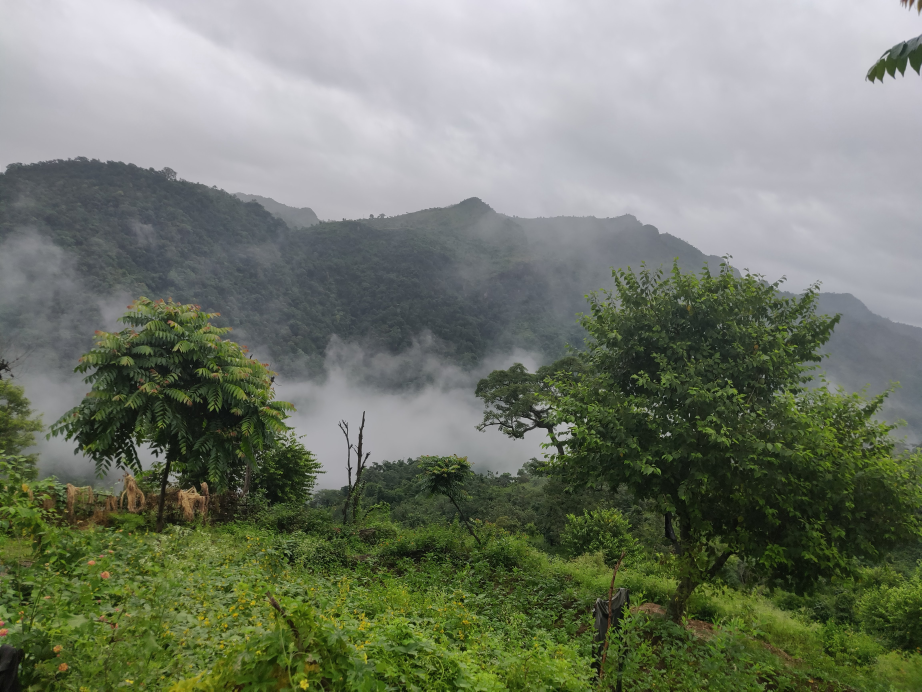
#> input picture sample_image.jpg, 4608 x 3456 px, found by its file name (shown at 1/5 size)
$ jupyter execute Colouridentification.ipynb   (shell and % lines are left out)
#> lines starting #> are read from the running program, lines starting #| are printed output that depends on the picture
<a href="https://colab.research.google.com/github/tawfeeq6719/colour-identification/blob/colour-identification-code/Colouridentification.ipynb" target="_parent"></a>

#  **TOPIC : COLOUR IDENTIFICATION IN IMAGE**

#  NAME: TAWFEEQ

#  BATCH: MAY 23

[cell 1]
from sklearn.cluster import KMeans
import matplotlib.pyplot as plt
import numpy as np
import cv2
from collections import Counter
from skimage.color import rgb2lab, deltaE_cie76

[cell 2]
image = cv2.imread('/sample_image.jpg')
#> image is the input picture: shape (3456, 4608, 3); mean B, G, R 107.4, 123.1, 115.9
print("The type of this input is {}".format(type(image)))
#| The type of this input is <class 'numpy.ndarray'>
print("Shape: {}".format(image.shape))
#| Shape: (3456, 4608, 3)
plt.imshow(image)

[cell 3]
image = cv2.cvtColor(image, cv2.COLOR_BGR2RGB)
plt.imshow(image)

[cell 4]
gray_image = cv2.cvtColor(image, cv2.COLOR_BGR2GRAY)
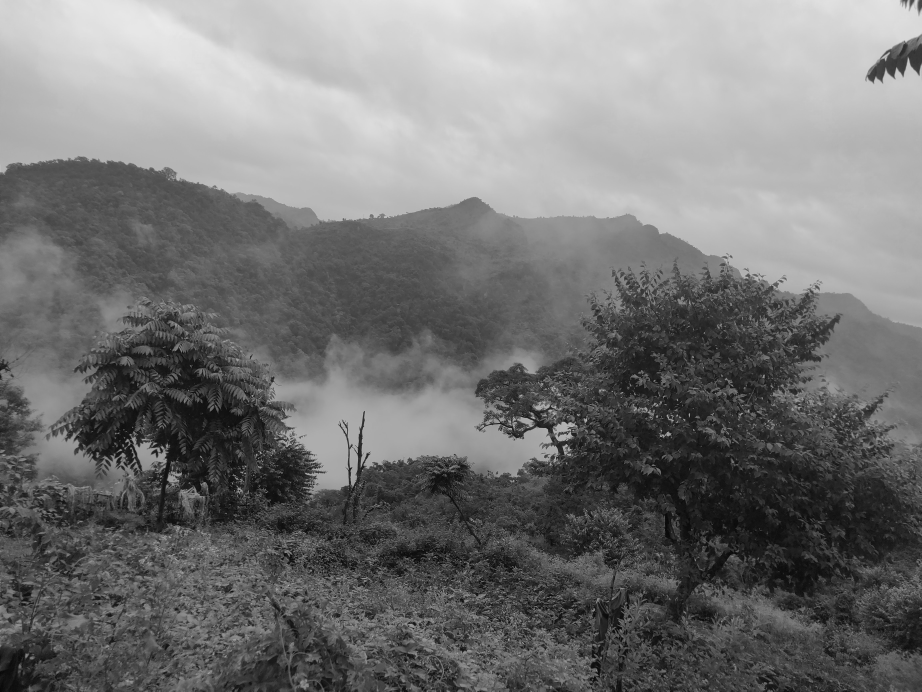
#> gray_image: shape (3456, 4608) (shown at 1/5 size); min 0, max 235, mean 117.6
plt.imshow(gray_image, cmap='gray')

[cell 5]
resized_image = cv2.resize(image, (1200, 600))
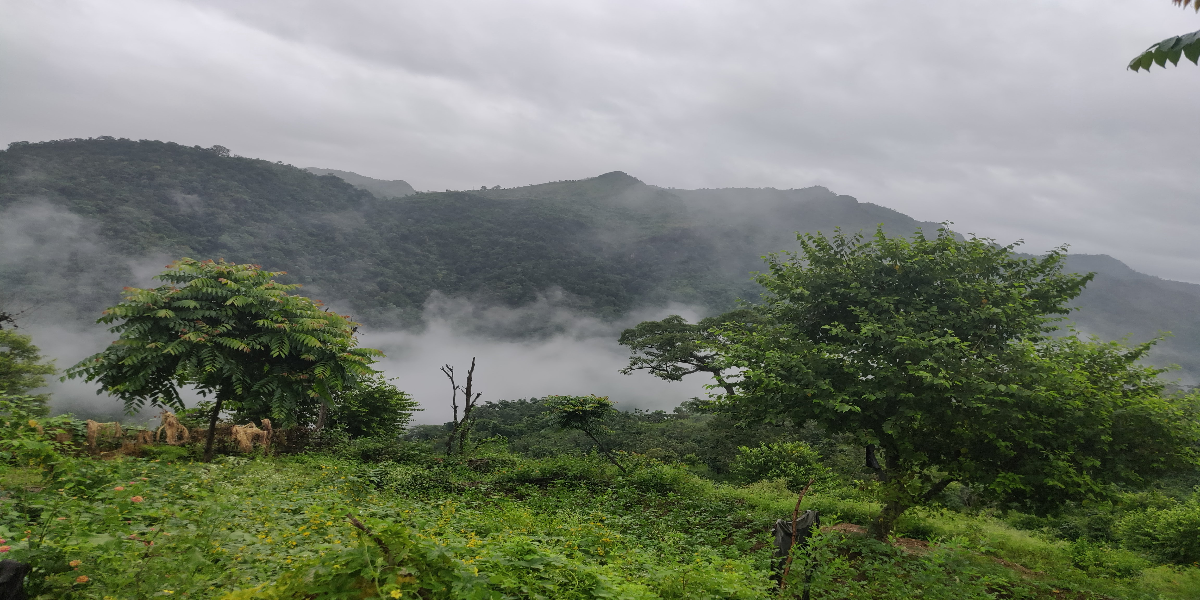
#> resized_image: shape (600, 1200, 3); mean R, G, B 115.8, 123, 107.4
plt.imshow(resized_image)

[cell 6]
def RGB2HEX(color):
    return "#{:02x}{:02x}{:02x}".format(int(color[0]), int(color[1]), int(color[2]))

[cell 7]
def get_image(image_path):
    image = cv2.imread(image_path)
    image = cv2.cvtColor(image, cv2.COLOR_BGR2RGB)
    return image

[cell 8]
def get_colors(image, number_of_colors, show_chart):

#> called with number_of_colors = 8, show_chart = True
    modified_image = cv2.resize(image, (600, 400), interpolation = cv2.INTER_AREA)
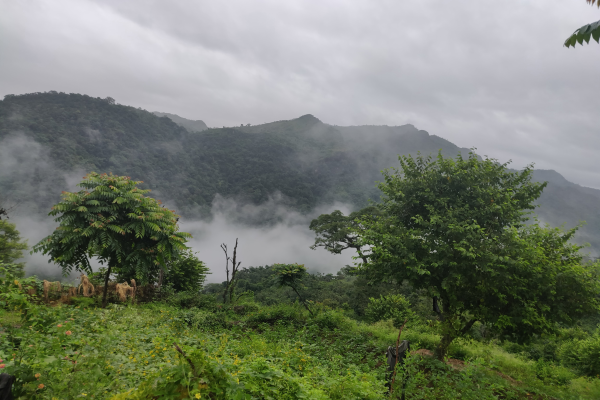
#> modified_image: shape (400, 600, 3); mean R, G, B 115.9, 123.1, 107.4
    modified_image = modified_image.reshape(modified_image.shape[0]*modified_image.shape[1], 3)

    clf = KMeans(n_clusters = number_of_colors)
    labels = clf.fit_predict(modified_image)

    counts = Counter(labels)
#> counts = {6: 27917, 1: 32339, 7: 21793, 3: 23862, 0: 29665, 4: 43337, 5: 24705, 2: 36382}

    center_colors = clf.cluster_centers_
    # We get ordered colors by iterating through the keys
    ordered_colors = [center_colors[i] for i in counts.keys()]
#> ordered_colors = [[211.6, 211.2, 218.8], [193.2, 193.3, 200.5], [173.1, 174, 179.8], [119.9, 124.8, 122.8], [83.79, 90.71, 91.69], [64.88, 79.94, 36.33], [101.2, 118.3, 49.68], [34.3, 43.48, 23.47]]
    hex_colors = [RGB2HEX(ordered_colors[i]) for i in counts.keys()]
#> hex_colors = ['#657631', '#c1c1c8', '#222b17', '#777c7a', '#d3d3da', '#535a5b', '#404f24', '#adadb3']
    rgb_colors = [ordered_colors[i] for i in counts.keys()]
#> rgb_colors = [[101.2, 118.3, 49.68], [193.2, 193.3, 200.5], [34.3, 43.48, 23.47], [119.9, 124.8, 122.8], [211.6, 211.2, 218.8], [83.79, 90.71, 91.69], [64.88, 79.94, 36.33], [173.1, 174, 179.8]]

    if (show_chart):
        plt.figure(figsize = (8, 6))
        plt.pie(counts.values(), labels = hex_colors, colors = hex_colors)

    return rgb_colors

[cell 9]
get_colors(get_image('/sample_image.jpg'),8, True)
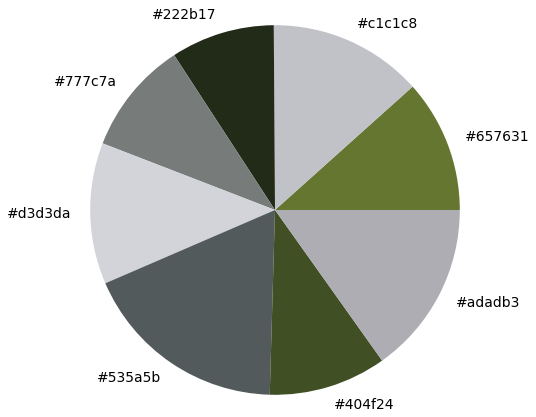
#> figure drawn by matplotlib, 1 panel
